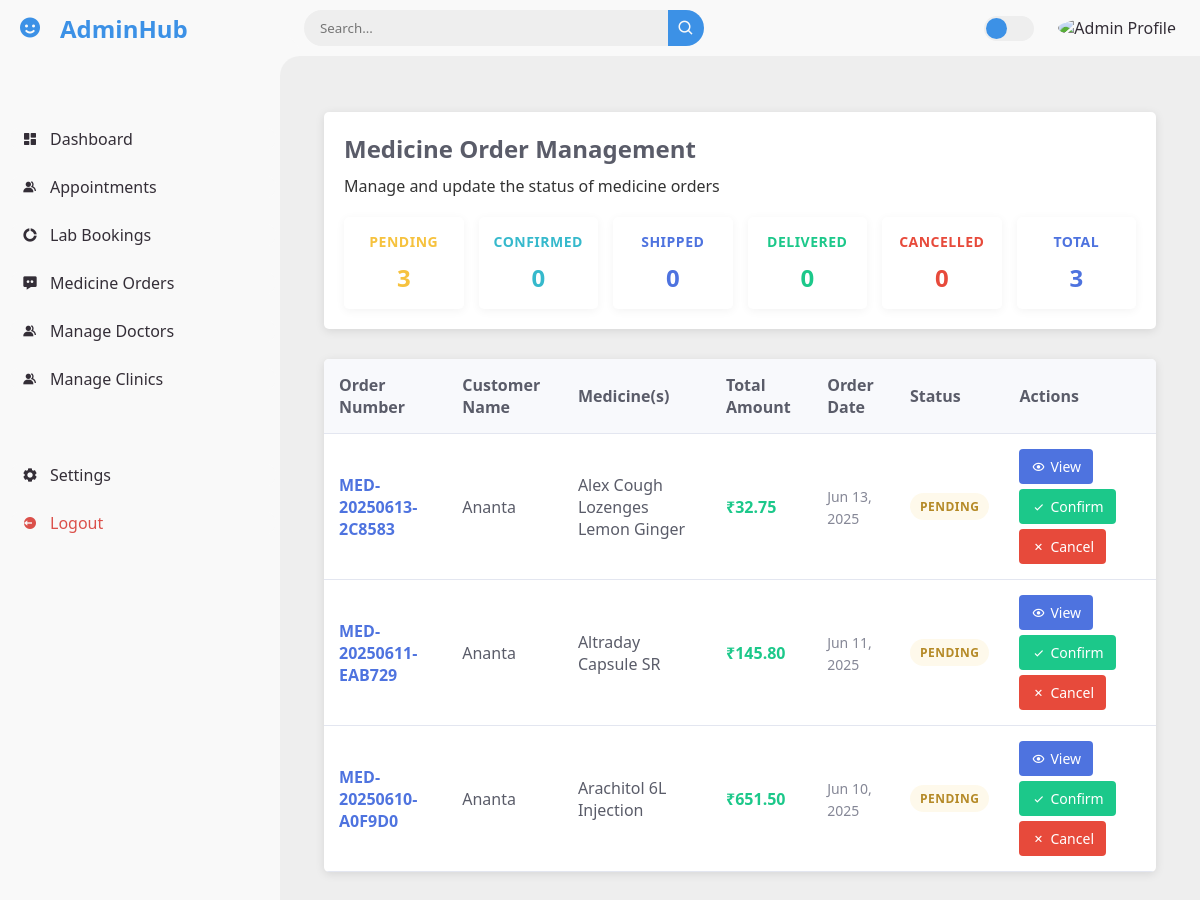
The page /adminhub/medicine-orders/view_medicine_orders.php (signed in) on the database as committed earlier.
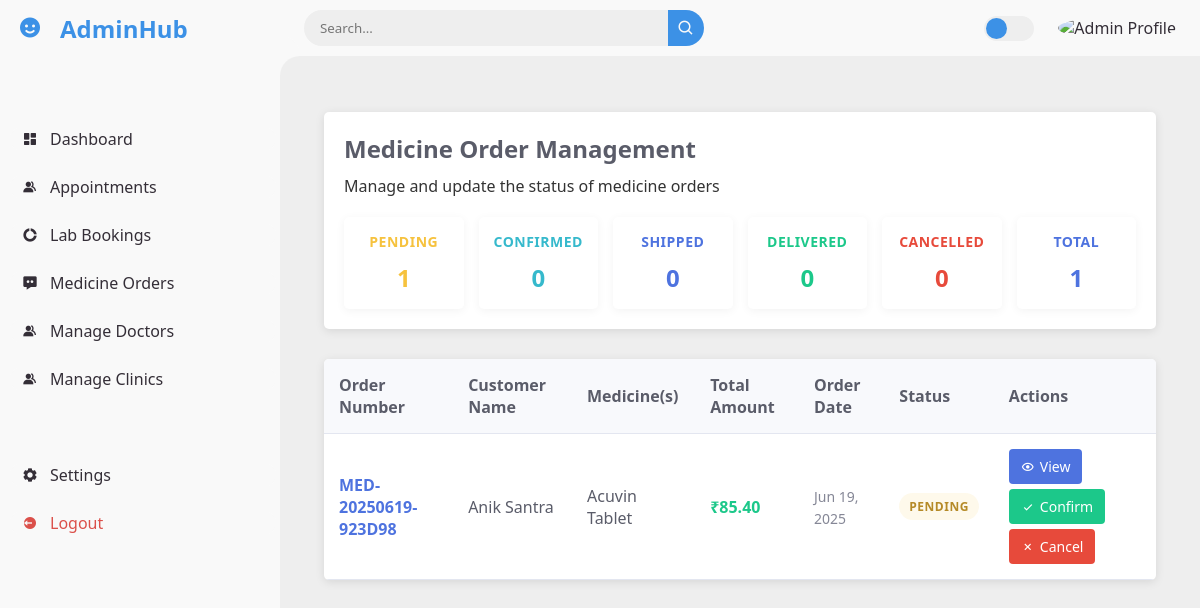
The same page on the database as committed later.
### tables this page shows
CREATE TABLE `medicine_orders` (
  `id` int(11) NOT NULL,
  `booked_by_user_id` int(11) DEFAULT 0,
  `booked_by_email` varchar(255) DEFAULT '',
  `booked_by_name` varchar(255) DEFAULT '',
  `order_number` varchar(50) NOT NULL,
  `name` varchar(100) NOT NULL,
  `phone` varchar(20) NOT NULL,
  `email` varchar(100) NOT NULL,
  `address` text NOT NULL,
  `total_amount` decimal(10,2) NOT NULL,
  `order_date` datetime NOT NULL,
  `status` enum('pending','confirmed','shipped','delivered','cancelled') DEFAULT 'pending',
  `created_at` timestamp NOT NULL DEFAULT current_timestamp(),
  `updated_at` timestamp NOT NULL DEFAULT current_timestamp() ON UPDATE current_timestamp()
);

### adminhub/medicine-orders/view_medicine_orders.php (the view, shortened to what the changed rows need)
<?php
    require_once '../include/database_connection.php';
    $sql = "SELECT
                mo.*,
                GROUP_CONCAT(DISTINCT moi.medicine_name SEPARATOR '|') as medicine_names,
                GROUP_CONCAT(DISTINCT CONCAT(moi.medicine_name, ' (₹', moi.medicine_price, ' x ', moi.quantity, ')') SEPARATOR ', ') as medicine_details,
                COUNT(DISTINCT moi.medicine_name) as medicine_count
            FROM medicine_orders mo
            LEFT JOIN medicine_order_items moi ON mo.id = moi.order_id
            GROUP BY mo.id
            ORDER BY mo.order_date DESC";
    $result = $conn->query($sql);
    $countSql = "SELECT status, COUNT(*) as count FROM medicine_orders GROUP BY status";
    $countResult = $conn->query($countSql);
    $statusCounts = [
        'pending' => 0,
        'confirmed' => 0,
        'shipped' => 0,
        'delivered' => 0,
        'cancelled' => 0,
        'Total' => 0
    ];
    if ($countResult->num_rows > 0) {
        while($row = $countResult->fetch_assoc()) {
            $statusCounts[$row['status']] = $row['count'];
            $statusCounts['Total'] += $row['count'];
        }
    }
?>
<!DOCTYPE html>
<html lang="en">
<head>
    <link rel="stylesheet" href="styles.css">
    <link rel="stylesheet" href="style.css">
    <link href='https://unpkg.com/boxicons@2.0.9/css/boxicons.min.css' rel='stylesheet'>
</head>
<body>
    <section id="content">
        <main>
            <div class="container">
                <header>
                    <h1>Medicine Order Management</h1>
                    <div class="status-summary">
                        <div class="status-card pending">
                            <h3>Pending</h3>
                            <p id="pending-count"><?php echo $statusCounts['pending']; ?></p>
                        </div>
                        <div class="status-card total">
                            <h3>Total</h3>
                            <p id="total-count"><?php echo $statusCounts['Total']; ?></p>
                        </div>
                    </div>
                </header>
                <div class="orders-container">
                    <?php if ($result->num_rows > 0): ?>
                        <table class="orders-table">
                            <thead>
                                <tr>
                                    <th>Order Number</th>
                                    <th>Customer Name</th>
                                    <th>Medicine(s)</th>
                                    <th>Total Amount</th>
                                    <th>Order Date</th>
                                    <th>Status</th>
                                    <th>Actions</th>
                                </tr>
                            </thead>
                            <tbody>
                                <?php while($row = $result->fetch_assoc()):
                                    $medicineNames = $row['medicine_names'] ? explode('|', $row['medicine_names']) : [];
                                    $firstMedicine = !empty($medicineNames) ? $medicineNames[0] : 'No medicines';
                                ?>
                                    <tr>
                                        <td>
                                            <span class="order-number"><?php echo htmlspecialchars($row['order_number']); ?></span>
                                        </td>
                                        <td>
                                            <span class="customer-name"><?php echo htmlspecialchars($row['name']); ?></span>
                                        </td>
                                        <td>
                                            <div class="medicine-list">
                                                <span class="medicine-item"><?php echo htmlspecialchars($firstMedicine); ?></span>
                                            </div>
                                        </td>
                                        <td>
                                            <span class="total-amount">₹<?php echo number_format($row['total_amount'], 2); ?></span>
                                        </td>
                                        <td>
                                            <span class="order-date"><?php echo date('M d, Y', strtotime($row['order_date'])); ?></span>
                                        </td>
                                        <td>
                                            <span class="status status-<?php echo strtolower($row['status']); ?>">
                                                <?php echo ucfirst($row['status']); ?>
                                            </span>
                                        </td>
                                        <td>
                                            <div class="actions">
                                                <button class="btn-view" onclick="viewOrderDetails(
                                                    '<?php echo $row['id']; ?>',
                                                    '<?php echo htmlspecialchars($row['order_number'], ENT_QUOTES); ?>',
                                                    '<?php echo htmlspecialchars($row['name'], ENT_QUOTES); ?>',
                                                    '<?php echo htmlspecialchars($row['phone'], ENT_QUOTES); ?>',
                                                    '<?php echo htmlspecialchars($row['email'], ENT_QUOTES); ?>',
                                                    '<?php echo htmlspecialchars($row['address'], ENT_QUOTES); ?>',
                                                    '<?php echo htmlspecialchars($row['medicine_details'] ?: 'No medicines', ENT_QUOTES); ?>',
                                                    '<?php echo number_format($row['total_amount'], 2); ?>',
                                                    '<?php echo date('M d, Y H:i', strtotime($row['order_date'])); ?>',
                                                    '<?php echo $row['status']; ?>')">
                                                    <i class='bx bx-show'></i> View
                                                </button>
                                                <?php if($row['status'] == 'pending'): ?>
                                                    <form action="<?php echo htmlspecialchars($_SERVER["PHP_SELF"]); ?>" method="post" class="status-form">
                                                        <button type="submit" class="btn-accept"><i class='bx bx-check'></i>Confirm</button>
                                                    </form>
                                                    <form action="<?php echo htmlspecialchars($_SERVER["PHP_SELF"]); ?>" method="post" class="status-form">
                                                        <button type="submit" class="btn-reject"><i class='bx bx-x'></i>Cancel</button>
                                                    </form>
                                                <?php endif; ?>
                                            </div>
                                        </td>
                                    </tr>
                                <?php endwhile; ?>
                            </tbody>
                        </table>
                    <?php endif; ?>
                </div>
            </div>
        </main>
    </section>
</body>
</html>

Rows that differ between the two databases and show on the page:
removed medicine_orders: order_number "MED-20250613-2C8583", name "Ananta", firstMedicine "Alex Cough Lozenges Lemon Ginger", total_amount "32.75", order_date "Jun 13, 2025", status "PENDING"
removed medicine_orders: order_number "MED-20250611-EAB729", name "Ananta", firstMedicine "Altraday Capsule SR", total_amount "145.80", order_date "Jun 11, 2025", status "PENDING"
removed medicine_orders: order_number "MED-20250610-A0F9D0", name "Ananta", firstMedicine "Arachitol 6L Injection", total_amount "651.50", order_date "Jun 10, 2025", status "PENDING"
added medicine_orders: order_number "MED-20250619-923D98", name "Anik Santra", firstMedicine "Acuvin Tablet", total_amount "85.40", order_date "Jun 19, 2025", status "PENDING"
Other text that changed with them:
$statusCounts['pending']: "3" → "1"
$statusCounts['Total']: "3" → "1"
